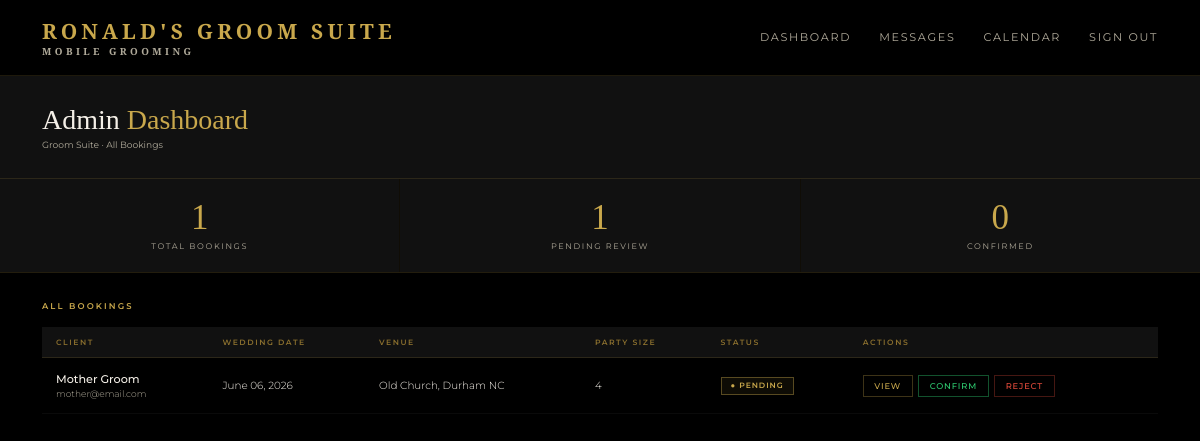
Page /admin (signed in) on the earlier database version.
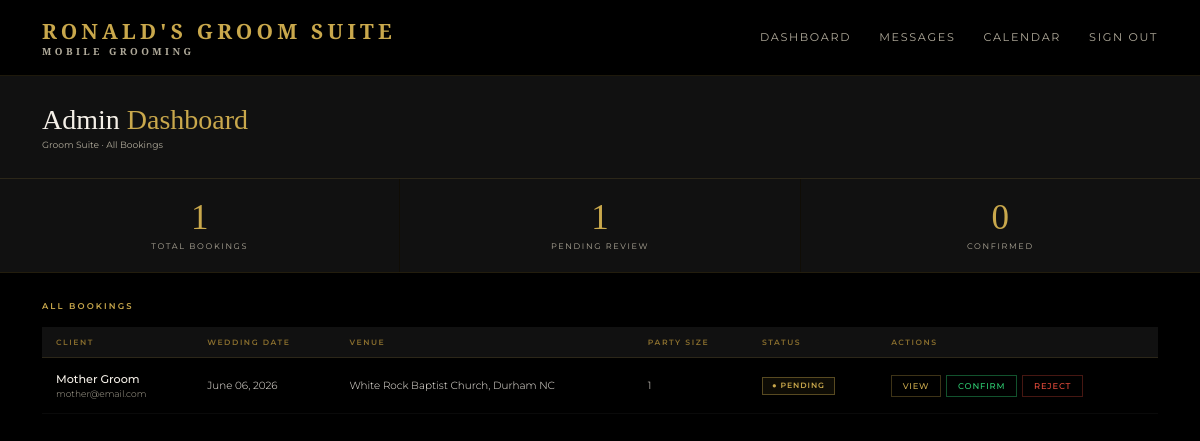
Same page on the later database version.
### models.py (models this page shows)
class Booking(db.Model):
    id = db.Column(db.Integer, primary_key=True)
    wedding_date = db.Column(db.String(50), nullable=False)
    venue = db.Column(db.String(200), nullable=False)
    start_time = db.Column(db.String(20))
    party_size = db.Column(db.Integer, default=1)
    package = db.Column(db.String(100))
    addons = db.Column(db.String(200))
    notes = db.Column(db.Text)
    status = db.Column(db.String(20), default='pending')
    created_at = db.Column(db.DateTime, default=datetime.utcnow)
    user_id = db.Column(db.Integer, db.ForeignKey('user.id'), nullable=False)
    party_members = db.relationship('PartyMember', backref='booking', lazy=True)
    messages = db.relationship('Message', backref='booking_messages', lazy=True, foreign_keys='Message.booking_id')

class User(UserMixin, db.Model):
    id = db.Column(db.Integer, primary_key=True)
    name = db.Column(db.String(100), nullable=False)
    email = db.Column(db.String(120), unique=True, nullable=False)
    password = db.Column(db.String(200), nullable=False)
    role = db.Column(db.String(20), default='client')
    phone = db.Column(db.String(20))
    password_changed = db.Column(db.Boolean, default=False)
    bookings = db.relationship('Booking', backref='client', lazy=True)

### routes.py (the view)
    @app.route('/admin')
    @login_required
    @admin_required
    def admin_dashboard():
        bookings = Booking.query.order_by(Booking.wedding_date).all()
        total = len(bookings)
        pending = len([b for b in bookings if b.status == 'pending'])
        confirmed = len([b for b in bookings if b.status == 'confirmed'])
        from collections import Counter
        date_counts = Counter(b.wedding_date for b in bookings)
        conflict_dates = {date for date, count in date_counts.items() if count > 1}
        return render_template('admin/dashboard.html',
            bookings=bookings,
            total=total,
            pending=pending,
            confirmed=confirmed,
            conflict_dates=conflict_dates)

### app.py (called while the page is built)
@app.template_filter('format_date')
def format_date(value):
    try:
        return datetime.strptime(value, '%Y-%m-%d').strftime('%B %d, %Y')
    except:
        return value

### auth.py (called while the page is built)
def register_routes(app, login_manager):
    @login_manager.user_loader
    def load_user(user_id):
        return db.session.get(User, int(user_id))
    @app.route('/login', methods=['GET', 'POST'])
    def login():
        if request.method == 'POST':
            email = request.form.get('email')
            password = request.form.get('password')
            user = User.query.filter_by(email=email).first()
            if user and check_password_hash(user.password, password):
                login_user(user)
                if user.role == 'admin':
                    return redirect(url_for('index'))
                return redirect(url_for('portal'))
            flash('Invalid email or password')
        return render_template('login.html')
    @app.route('/logout')
    @login_required
    def logout():
        logout_user()
        return redirect(url_for('index'))

### templates/admin/dashboard.html (shortened to what this page needs)
{% extends 'base.html' %}
{% block content %}
<div class="admin-header">
  <div>
    <h1 class="admin-title">Admin <span>Dashboard</span></h1>
    <p class="admin-meta">Groom Suite · All Bookings</p>
  </div>
</div>
<div class="stats-bar">
  <div class="stat-card">
    <div class="stat-value">{{ total }}</div>
    <div class="stat-label">Total Bookings</div>
  </div>
  <div class="stat-card">
    <div class="stat-value">{{ pending }}</div>
    <div class="stat-label">Pending Review</div>
  </div>
  <div class="stat-card">
    <div class="stat-value">{{ confirmed }}</div>
    <div class="stat-label">Confirmed</div>
  </div>
</div>
<div class="admin-body">
  <div class="table-header">
    <div class="table-title">All Bookings</div>
  </div>
  {% if bookings %}
  <table class="bookings-table">
    <thead>
      <tr>
        <th>Client</th>
        <th>Wedding Date</th>
        <th>Venue</th>
        <th>Party Size</th>
        <th>Status</th>
        <th>Actions</th>
      </tr>
    </thead>
    <tbody>
      {% for booking in bookings %}
      <tr class="{% if booking.wedding_date in conflict_dates %}conflict-row{% endif %}">
        <td>
          <div class="client-name">{{ booking.client.name }}</div>
          <div class="client-email">{{ booking.client.email }}</div>
        </td>
        <td>{{ booking.wedding_date | format_date }}</td>
        <td>{{ booking.venue }}</td>
        <td>{{ booking.party_size }}</td>
        <td>
          <span class="badge badge-{{ booking.status }}">
            ● {{ booking.status|capitalize }}
          </span>
        </td>
        <td>
          <div class="action-btns">
            <a href="{{ url_for('booking_detail', id=booking.id) }}" class="action-btn action-view">
              View
              {% set unread = booking.messages | selectattr('read', 'equalto', False) | selectattr('sender_id', 'ne', current_user.id) | list | length %}
            </a>
            {% if booking.status == 'pending' %}
            <a href="{{ url_for('confirm_booking', id=booking.id) }}" class="action-btn action-confirm">Confirm</a>
            <a href="{{ url_for('reject_booking', id=booking.id) }}" class="action-btn action-reject">Reject</a>
            {% endif %}
          </div>
        </td>
      </tr>
      {% endfor %}
    </tbody>
  </table>
  {% else %}
  <div class="empty-state">
    <p>No bookings yet. They'll appear here once clients submit inquiries.</p>
  </div>
  {% endif %}
</div>
{% endblock %}

Differences in the rows shown:
changed Booking "PENDING": venue "Old Church, Durham NC" → "White Rock Baptist Church, Durham NC"; party_size "4" → "1"
